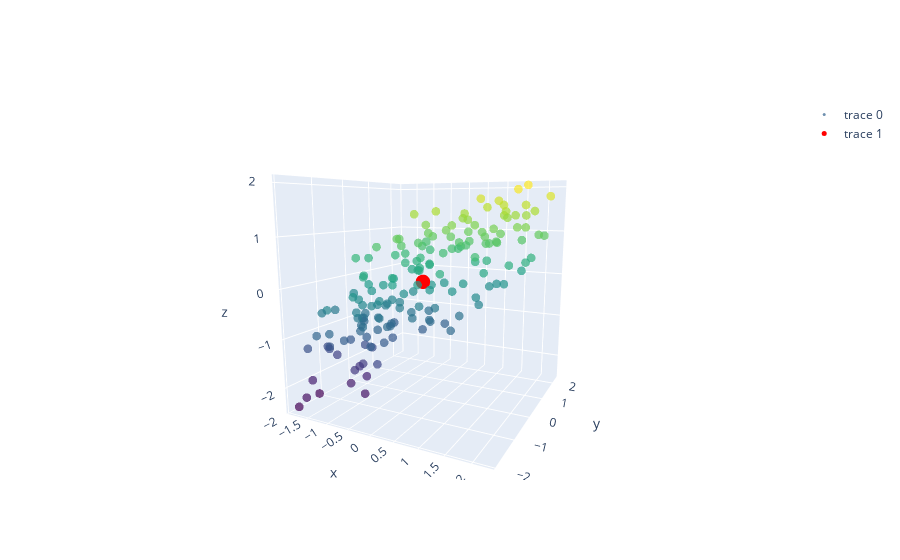

Notebook code for this chart:
### Markdown cell above
次にデータを正規化($\frac{X-\bar{X}}{std}$)する.
プロットされた図で確認すると(0,0,0)が重心になっている.

### Code cell
normalized = (d - np.mean(d, axis=0)) / np.std(d, axis=0)
x,y,z=normalized["math"],normalized["science"],normalized["literature"]
fig = go.Figure(
    data=[
        go.Scatter3d(
        x=x, y=y, z=z,
        mode='markers',
        marker=dict(
            size=3,
            color=z,
            colorscale='Viridis',  
            opacity=0.7
            )
        )
    ]
)
fig.add_trace(go.Scatter3d(x=[0],y=[0],z=[0],mode='markers',marker=dict(size=5,color="red")))
fig.show()

### Figure 1 — Plotly figure (JSON) as saved in the notebook; plotly's stock layout.template omitted (floating-point values rounded to 4 significant figures; data arrays with more than 128 entries replaced by an {"elided": "..."} marker saying what was removed)
{"data": [{"marker": {"color": {"elided": "166 float values"}, "colorscale": [[0, "#440154"], [0.1111, "#482878"], [0.2222, "#3e4989"], [0.3333, "#31688e"], [0.4444, "#26828e"], [0.5556, "#1f9e89"], [0.6667, "#35b779"], [0.7778, "#6ece58"], [0.8889, "#b5de2b"], [1, "#fde725"]], "opacity": 0.7, "size": 3}, "mode": "markers", "type": "scatter3d", "x": {"elided": "166 float values"}, "y": {"elided": "166 float values"}, "z": {"elided": "166 float values"}}, {"marker": {"color": "red", "size": 5}, "mode": "markers", "type": "scatter3d", "x": [0], "y": [0], "z": [0]}], "layout": {"autosize": true, "scene": {"aspectmode": "auto", "aspectratio": {"x": 0.9694, "y": 0.9987, "z": 1.033}, "camera": {"center": {"x": 0, "y": 0, "z": 0}, "eye": {"x": 0.9635, "y": -1.898, "z": 0.3938}, "projection": {"type": "perspective"}, "up": {"x": 0, "y": 0, "z": 1}}}}}
